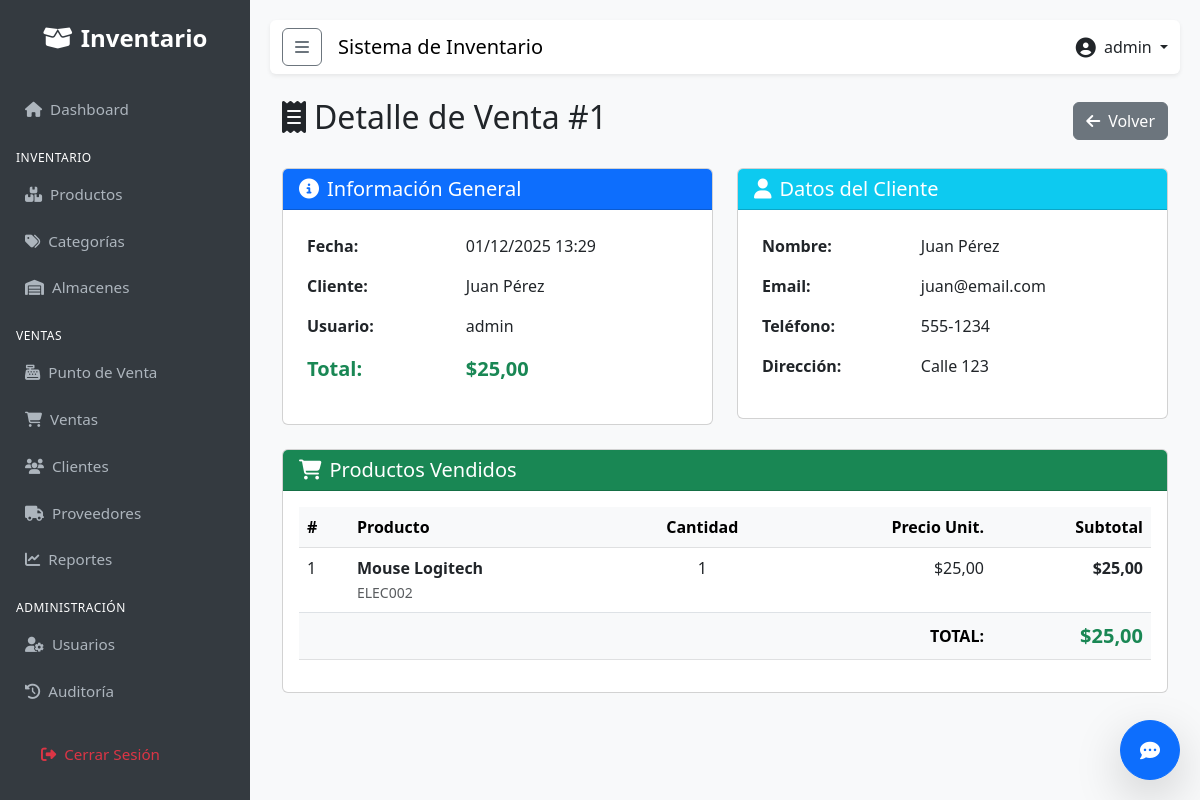
The app's page /sales/sales/1/ (signed in) with its own data.
### apps/users/models.py (models this page shows, shortened)
class User(AbstractUser):
    class Role(models.TextChoices):
        ADMIN = 'ADMIN', _('Administrador')
        SELLER = 'SELLER', _('Vendedor')
        WAREHOUSE = 'WAREHOUSE', _('Almacenista')
    role = models.CharField(
        max_length=50,
        choices=Role.choices,
        default=Role.SELLER,
        verbose_name=_('Rol')
    )
    phone = models.CharField(max_length=20, blank=True, null=True, verbose_name=_('Teléfono'))
    class Meta:
        verbose_name = _('Usuario')
        verbose_name_plural = _('Usuarios')

### apps/sales/models.py (models this page shows, shortened)
class Sale(models.Model):
    client = models.ForeignKey(Client, on_delete=models.PROTECT, verbose_name=_('Cliente'))
    user = models.ForeignKey(settings.AUTH_USER_MODEL, on_delete=models.PROTECT, verbose_name=_('Vendedor'))
    date = models.DateTimeField(auto_now_add=True, verbose_name=_('Fecha'))
    total = models.DecimalField(max_digits=12, decimal_places=2, default=0, verbose_name=_('Total'))
    class Meta:
        verbose_name = _('Venta')
        verbose_name_plural = _('Ventas')

class Client(models.Model):
    name = models.CharField(max_length=200, verbose_name=_('Nombre Completo'))
    email = models.EmailField(blank=True, verbose_name=_('Email'))
    phone = models.CharField(max_length=20, blank=True, verbose_name=_('Teléfono'))
    address = models.TextField(blank=True, verbose_name=_('Dirección'))
    created_at = models.DateTimeField(auto_now_add=True)
    class Meta:
        verbose_name = _('Cliente')
        verbose_name_plural = _('Clientes')

class SaleDetail(models.Model):
    sale = models.ForeignKey(Sale, related_name='details', on_delete=models.CASCADE)
    product = models.ForeignKey(Product, on_delete=models.PROTECT, verbose_name=_('Producto'))
    quantity = models.IntegerField(verbose_name=_('Cantidad'))
    price = models.DecimalField(max_digits=10, decimal_places=2, verbose_name=_('Precio Unitario'))
    subtotal = models.DecimalField(max_digits=12, decimal_places=2, verbose_name=_('Subtotal'))
    class Meta:
        verbose_name = _('Detalle de Venta')
        verbose_name_plural = _('Detalles de Venta')

### apps/inventory/models.py (models this page shows, shortened)
class Product(models.Model):
    code = models.CharField(max_length=50, unique=True, verbose_name=_('Código'))
    name = models.CharField(max_length=200, verbose_name=_('Nombre'))
    description = models.TextField(blank=True, verbose_name=_('Descripción'))
    category = models.ForeignKey(Category, on_delete=models.PROTECT, verbose_name=_('Categoría'))
    price = models.DecimalField(max_digits=10, decimal_places=2, verbose_name=_('Precio de Venta'))
    cost = models.DecimalField(max_digits=10, decimal_places=2, verbose_name=_('Costo'))
    stock = models.IntegerField(default=0, verbose_name=_('Stock Actual'))
    min_stock = models.IntegerField(default=5, verbose_name=_('Stock Mínimo'))
    image = models.ImageField(upload_to='products/', blank=True, null=True, verbose_name=_('Imagen'))
    created_at = models.DateTimeField(auto_now_add=True)
    updated_at = models.DateTimeField(auto_now=True)
    class Meta:
        verbose_name = _('Producto')
        verbose_name_plural = _('Productos')

### apps/sales/views.py (the view)
# urls.py: path('sales/<int:pk>/', SaleDetailView.as_view(), name='sale_detail'),
class SaleDetailView(LoginRequiredMixin, SellerRequiredMixin, DetailView):
    model = Sale
    template_name = 'sales/sale_detail.html'
    context_object_name = 'sale'
    def get_context_data(self, **kwargs):
        context = super().get_context_data(**kwargs)
        context['sale_details'] = self.object.details.all()
        return context

### apps/users/permissions.py (called while the page is built)
def is_seller(user):
    return user.is_authenticated and user.role in ['ADMIN', 'SELLER']

    def test_func(self):
        return is_seller(self.request.user)

### templates/sales/sale_detail.html (shortened to what this page needs)
{% extends 'base.html' %}
{% block content %}
<div class="container-fluid">
    <div class="d-flex justify-content-between align-items-center mb-4">
        <h2><i class="fas fa-receipt me-2"></i>Detalle de Venta #{{ sale.id }}</h2>
        <a href="{% url 'sales:sale_list' %}" class="btn btn-secondary">
            <i class="fas fa-arrow-left me-2"></i>Volver
        </a>
    </div>
    <div class="row">
        <div class="col-md-6">
            <div class="card mb-4">
                <div class="card-header bg-primary text-white">
                    <h5 class="mb-0"><i class="fas fa-info-circle me-2"></i>Información General</h5>
                </div>
                <div class="card-body">
                    <table class="table table-borderless">
                        <tr>
                            <th width="40%">Fecha:</th>
                            <td>{{ sale.date|date:"d/m/Y H:i" }}</td>
                        </tr>
                        <tr>
                            <th>Cliente:</th>
                            <td>{{ sale.client.name|default:"Venta sin cliente" }}</td>
                        </tr>
                        <tr>
                            <th>Usuario:</th>
                            <td>{{ sale.user.username }}</td>
                        </tr>
                        <tr>
                            <th class="text-success fs-5">Total:</th>
                            <td class="text-success fs-5 fw-bold">${{ sale.total|floatformat:2 }}</td>
                        </tr>
                    </table>
                </div>
            </div>
        </div>
        <div class="col-md-6">
            {% if sale.client %}
            <div class="card mb-4">
                <div class="card-header bg-info text-white">
                    <h5 class="mb-0"><i class="fas fa-user me-2"></i>Datos del Cliente</h5>
                </div>
                <div class="card-body">
                    <table class="table table-borderless">
                        <tr>
                            <th width="40%">Nombre:</th>
                            <td>{{ sale.client.name }}</td>
                        </tr>
                        <tr>
                            <th>Email:</th>
                            <td>{{ sale.client.email|default:"N/A" }}</td>
                        </tr>
                        <tr>
                            <th>Teléfono:</th>
                            <td>{{ sale.client.phone|default:"N/A" }}</td>
                        </tr>
                        <tr>
                            <th>Dirección:</th>
                            <td>{{ sale.client.address|default:"N/A" }}</td>
                        </tr>
                    </table>
                </div>
            </div>
            {% endif %}
        </div>
    </div>
    <div class="card">
        <div class="card-header bg-success text-white">
            <h5 class="mb-0"><i class="fas fa-shopping-cart me-2"></i>Productos Vendidos</h5>
        </div>
        <div class="card-body">
            <div class="table-responsive">
                <table class="table table-hover">
                    <thead class="table-light">
                        <tr>
                            <th>#</th>
                            <th>Producto</th>
                            <th class="text-center">Cantidad</th>
                            <th class="text-end">Precio Unit.</th>
                            <th class="text-end">Subtotal</th>
                        </tr>
                    </thead>
                    <tbody>
                        {% for detail in sale_details %}
                        <tr>
                            <td>{{ forloop.counter }}</td>
                            <td>
                                <strong>{{ detail.product.name }}</strong><br>
                                <small class="text-muted">{{ detail.product.code }}</small>
                            </td>
                            <td class="text-center">{{ detail.quantity }}</td>
                            <td class="text-end">${{ detail.price|floatformat:2 }}</td>
                            <td class="text-end"><strong>${{ detail.subtotal|floatformat:2 }}</strong></td>
                        </tr>
                        {% empty %}
                        <tr>
                            <td colspan="5" class="text-center text-muted">No hay productos en esta venta</td>
                        </tr>
                        {% endfor %}
                    </tbody>
                    <tfoot class="table-light">
                        <tr>
                            <th colspan="4" class="text-end">TOTAL:</th>
                            <th class="text-end text-success fs-5">${{ sale.total|floatformat:2 }}</th>
                        </tr>
                    </tfoot>
                </table>
            </div>
        </div>
    </div>
</div>
{% endblock %}

### templates/base.html (shortened to what this page needs)
{% load static %}
<!DOCTYPE html>
<html lang="es">
<head>
    <link href="https://cdn.jsdelivr.net/npm/bootstrap@5.3.0/dist/css/bootstrap.min.css" rel="stylesheet">
    <link rel="stylesheet" href="https://cdnjs.cloudflare.com/ajax/libs/font-awesome/6.4.0/css/all.min.css">
</head>
<body>
    <div class="sidebar" id="sidebar">
        <div class="brand">
            <i class="fas fa-box-open me-2"></i>Inventario
        </div>
        <a href="{% url 'dashboard:index' %}"
            class="{% if request.resolver_match.app_name == 'dashboard' %}active{% endif %}">
            <i class="fas fa-home me-2"></i>Dashboard
        </a>
        <div class="sidebar-heading mt-3 px-3 mb-1">Inventario</div>
        <a href="{% url 'inventory:product_list' %}"
            class="{% if request.resolver_match.url_name == 'product_list' %}active{% endif %}">
            <i class="fas fa-boxes me-2"></i>Productos
        </a>
        <a href="{% url 'inventory:category_list' %}"
            class="{% if request.resolver_match.url_name == 'category_list' %}active{% endif %}">
            <i class="fas fa-tags me-2"></i>Categorías
        </a>
        <a href="{% url 'inventory:warehouse_list' %}"
            class="{% if request.resolver_match.url_name == 'warehouse_list' %}active{% endif %}">
            <i class="fas fa-warehouse me-2"></i>Almacenes
        </a>
        <div class="sidebar-heading mt-3 px-3 mb-1">Ventas</div>
        <a href="{% url 'sales:pos' %}" class="{% if request.resolver_match.url_name == 'pos' %}active{% endif %}">
            <i class="fas fa-cash-register me-2"></i>Punto de Venta
        </a>
        <a href="{% url 'sales:sale_list' %}"
            class="{% if request.resolver_match.url_name == 'sale_list' %}active{% endif %}">
            <i class="fas fa-shopping-cart me-2"></i>Ventas
        </a>
        <a href="{% url 'sales:client_list' %}"
            class="{% if request.resolver_match.url_name == 'client_list' %}active{% endif %}">
            <i class="fas fa-users me-2"></i>Clientes
        </a>
        <a href="{% url 'sales:supplier_list' %}"
            class="{% if request.resolver_match.url_name == 'supplier_list' %}active{% endif %}">
            <i class="fas fa-truck me-2"></i>Proveedores
        </a>
        <a href="{% url 'sales:sales_report' %}"
            class="{% if request.resolver_match.url_name == 'sales_report' %}active{% endif %}">
            <i class="fas fa-chart-line me-2"></i>Reportes
        </a>
        {% if user.is_superuser %}
        <div class="sidebar-heading mt-3 px-3 mb-1">Administración</div>
        <a href="{% url 'users:user_list' %}"
            class="{% if request.resolver_match.url_name == 'user_list' %}active{% endif %}">
            <i class="fas fa-user-cog me-2"></i>Usuarios
        </a>
        <a href="{% url 'users:audit_log' %}"
            class="{% if request.resolver_match.url_name == 'audit_log' %}active{% endif %}">
            <i class="fas fa-history me-2"></i>Auditoría
        </a>
        {% endif %}
        <div class="mt-auto p-3">
            <a href="{% url 'users:logout' %}" class="text-danger">
                <i class="fas fa-sign-out-alt me-2"></i>Cerrar Sesión
            </a>
        </div>
    </div>
    <div class="main-content">
        <nav class="navbar navbar-expand-lg navbar-light bg-white mb-4 shadow-sm rounded">
            <div class="container-fluid">
                <button class="btn btn-outline-secondary me-3" id="sidebarToggle">
                    <i class="fas fa-bars"></i>
                </button>
                <span class="navbar-brand mb-0 h1">Sistema de Inventario</span>
                <div class="ms-auto d-flex align-items-center">
                    <div class="dropdown">
                        <a class="nav-link dropdown-toggle" href="#" role="button" data-bs-toggle="dropdown">
                            <i class="fas fa-user-circle fa-lg me-1"></i> {{ user.username }}
                        </a>
                    </div>
                </div>
            </div>
        </nav>
        {% block content %}
        {% endblock %}
    </div>
    <div id="chat-widget" style="position: fixed; bottom: 20px; right: 20px; z-index: 1050;">
        <button id="chat-toggle" class="btn btn-primary rounded-circle shadow-lg" style="width: 60px; height: 60px;">
            <i class="fas fa-comment-dots fa-lg"></i>
        </button>
    </div>
</body>
</html>

### templates/base.html (style rules this page uses)
body { font-family: 'Segoe UI', Tahoma, Geneva, Verdana, sans-serif; background-color: #f8f9fa; }
.sidebar { height: 100vh; position: fixed; top: 0; left: 0; width: 250px; background-color: #343a40; padding-top: 20px; color: white; transition: all 0.3s; z-index: 1000; overflow-y: auto; }
.sidebar a { padding: 12px 25px; text-decoration: none; font-size: 0.95rem; color: #adb5bd; display: block; transition: 0.3s; }
.sidebar .brand { font-size: 1.5rem; text-align: center; margin-bottom: 30px; color: white; font-weight: bold; }
.sidebar-heading { font-size: 0.75rem; text-transform: uppercase; letter-spacing: 0.5px; }
.main-content { margin-left: 250px; padding: 20px; transition: all 0.3s; }

### records on screen
User: username "admin"
Sale: id "1", date "01/12/2025 13:29", client.name "Juan Pérez", user.username "admin", total "25,00", client.email "juan@email.com", client.phone "555-1234", client.address "Calle 123"
SaleDetail: product.name "Mouse Logitech", product.code "ELEC002", quantity "1", price "25,00", subtotal "25,00"
